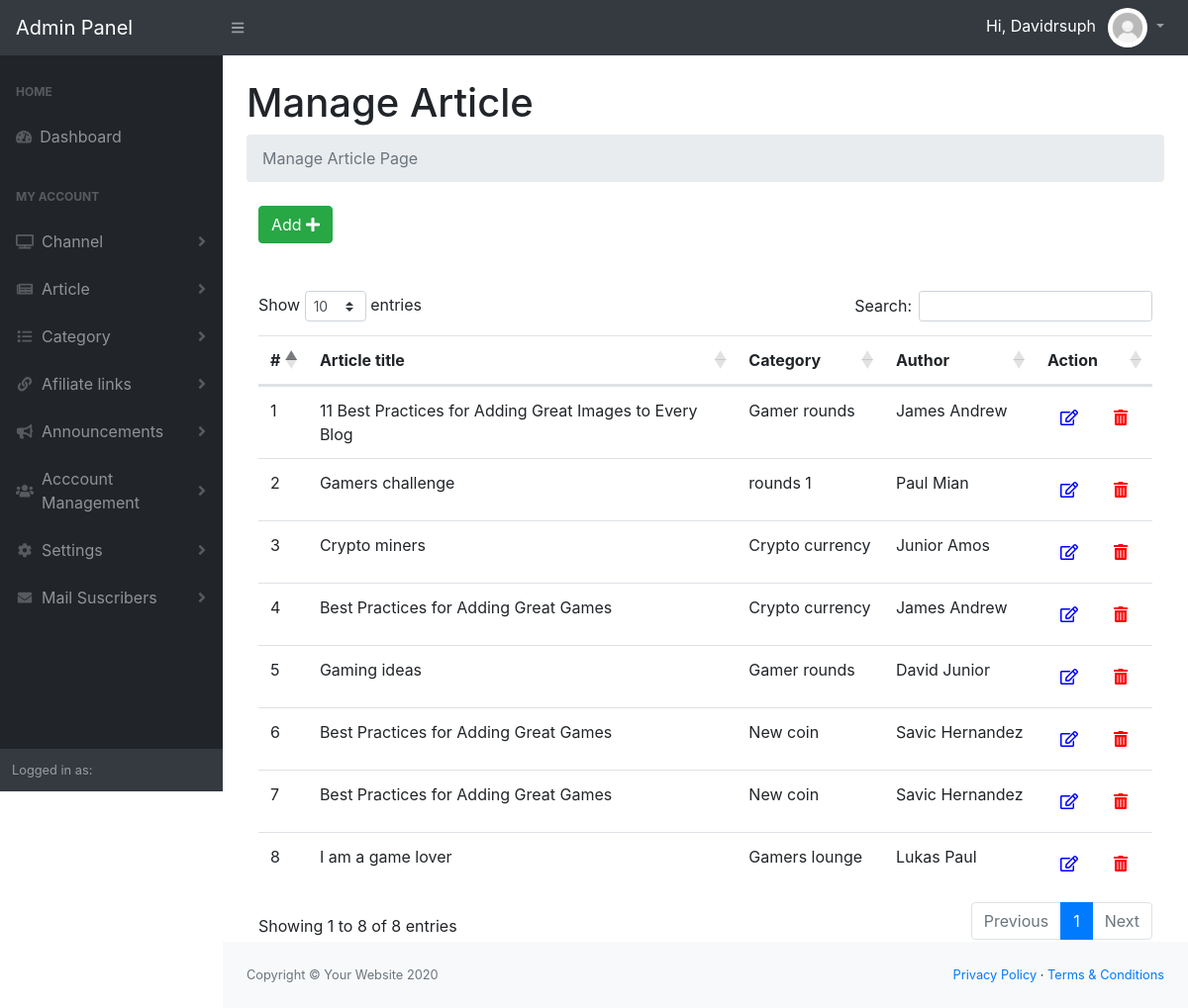
Screenshot of /admin/manage-article.php (signed in) with the database file from the repository.
### tables this page shows
CREATE TABLE IF NOT EXISTS `article` (
  `id` int(11) NOT NULL AUTO_INCREMENT,
  `user_id` int(11) NOT NULL,
  `title` varchar(255) NOT NULL,
  `author` varchar(255) NOT NULL,
  `description` text NOT NULL,
  `image` varchar(255) NOT NULL,
  `category` varchar(255) NOT NULL,
  `created_on` timestamp NOT NULL DEFAULT CURRENT_TIMESTAMP ON UPDATE CURRENT_TIMESTAMP,
  `Is_Active` int(11) DEFAULT NULL,
  PRIMARY KEY (`id`)
);

### admin/manage-article.php (the view, shortened to what this page needs)
<?php
require 'functions/dbconn.php';
$sql = 'SELECT * FROM article WHERE Is_Active=1';
$statement = $connection->prepare($sql);
$statement->execute();
$article = $statement->fetchAll(PDO::FETCH_ASSOC);
?>
<?php
    include('include/header.php');
?>
<?php
    include('include/sidebar.php');
?>
<main>
    <div class="container-fluid">
        <h1 class="mt-4">Manage Article</h1>
        <ol class="breadcrumb mb-4">
            <li class="breadcrumb-item active">Manage Article Page</li>
        </ol>
        <div class="col-md-12">
            <div class="demo-box m-t-20">
                <div class="m-b-30">
                    <a href="add-article.php">
                    <button id="addToTable" class="btn btn-success waves-effect waves-light">Add <i class="fa fa-plus" ></i></button>
                    </a>
                </div>
                <br>
                <br>
            <div class="table-responsive">
                <table class="table m-0 table-colored-bordered table-bordered-primary" id="dataTable">
                    <thead>
                        <tr>
                            <th>#</th>
                            <th>Article title</th>
                            <th>Category</th>
                            <th>Author</th>
                            <th>Action</th>
                        </tr>
                    </thead>
                    <tbody>
                     <?php $counter = 0; foreach($article as $art): ?>
					<tr>
                        <td><?php echo ++$counter; ?></td>
                        <td><?php echo $art['title']; ?></td>
                        <td><?php echo $art['category']; ?></td>
                        <td><?php echo $art['author']; ?></td>
						<td style="display: inline-flex;">
              <form action="edit-article.php" method="post">
                  <button type="submit" name="btn_edit" class="btn" style="color: blue;"><i class="far fa-edit"></i></button>
              </form>
          <form action="manage-article.php" method="post">
              <button type="submit" name="delete_btn" class="btn " onclick="return confirm('Are you sure you want to delete this record?');" style="margin-left: 10px;color: red;"><i class="fas fa-trash-alt"></i></button>
          </form>
            </td>
					</tr>
          <?php endforeach; ?>
                    </tbody>
                </table>
                </div>
            </div>
        </div>
    </div>
</main>
<?php
    include('include/footer.php');
?>
<?php
    include('include/scripts.php');
?>

### rows the page displays
article: title "11 Best Practices for Adding Great Images to Every Blog", category "Gamer rounds", author "James Andrew"
article: title "Gamers challenge", category "rounds 1", author "Paul Mian"
article: title "Crypto miners", category "Crypto currency", author "Junior Amos"
article: title "Best Practices for Adding Great Games", category "Crypto currency", author "James Andrew"
article: title "Gaming ideas", category "Gamer rounds", author "David Junior"
article: title "Best Practices for Adding Great Games", category "New coin", author "Savic Hernandez"
article: title "Best Practices for Adding Great Games", category "New coin", author "Savic Hernandez"
article: title "I am a game lover", category "Gamers lounge", author "Lukas Paul"

### other values shown
$user "Davidrsuph"
